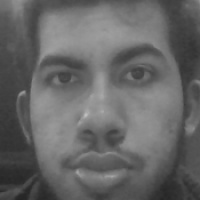
#> input picture data-set/Amr0.jpg, 200 x 200 px, given in place of the camera
$ jupyter execute detection_2.ipynb   (shell and % lines are left out)
#> lines starting #> are read from the running program, lines starting #| are printed output that depends on the picture; after the words box and inside, x2 and y2 are one past the last pixel; in counts of white or black regions, pixels touching at a corner belong together
#> further down, frame is the input picture: shape (200, 200, 3); min 36, max 192, mean 102.1
[cell 1]
import cv2
import numpy as np
import matplotlib.pyplot as plt
# from skimage import data
import matplotlib.pyplot as plt
import numpy as np

[cell 2]
detector = cv2.CascadeClassifier('lbpcascade_frontalface.xml')

[cell 3]
def detect_face(img):
    face_img=img.copy()
    face_rects = detector.detectMultiScale(face_img)
#> face_rects = [[16, 12, 169, 169]]
    cropped_imgs=[]
    for (x,y,w,h) in face_rects:
        image = cv2.rectangle(face_img,(x,y),(x+w,y+h),(255,255,255),10)
        cv2.putText(image, 'Press t to take photo', (x, y-10), cv2.FONT_HERSHEY_SIMPLEX, 0.9, (255,0,0), 2)
        cropped_imgs.append(img[y:y+h,x:x+w])
#> this loop made 1 pass
#> pass 1, in detect_face, `image = cv2.rectangle(face_img,(x,y),(x+w,y+h),(255,255,255),10)`:
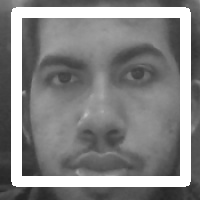
#> image: shape (200, 200, 3); min 36, max 255, mean 133.5
#> after the loop:
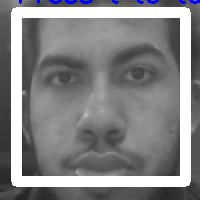
#> face_img: shape (200, 200, 3); 19.09% of pixels changed, all inside (x1, y1, x2, y2) = (11, 0, 200, 187)
#> after the loop, cropped_imgs = 1 item
    return face_img , cropped_imgs

[cell 4]
# Put your name and enter t to take picture
vid = cv2.VideoCapture(0)
count = 0
name = "Name"
while(True):


    ret, frame = vid.read(0)

    frame , imgs =detect_face(frame)
#> imgs = 1 item
    cv2.imshow('frame', frame)
    # [4 lines of commented-out code are left out]
    if (len(imgs) > 0):
        resized_img = cv2.resize(imgs[0], (200, 200), interpolation = cv2.INTER_AREA)
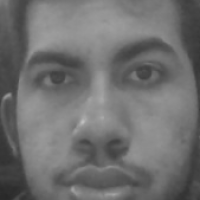
#> resized_img: shape (200, 200, 3); min 40, max 191, mean 111.8
        last =cv2.cvtColor(resized_img,cv2.COLOR_BGR2GRAY)
        if cv2.waitKey(1) & 0xFF == ord('t'):
#> (key q is pressed here)
            cv2.imwrite('data-set/'+name+str(count)+'.jpg',last)
            count = count + 1
        # press q to exit
    if cv2.waitKey(1) & 0xFF == ord('q'):
#> (key q is pressed here)
        break

# After the loop release the cap object
vid.release()
# Destroy all the windows
cv2.destroyAllWindows()

$ run again, on data-set/Amr10.jpg
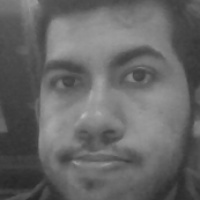
#> input picture data-set/Amr10.jpg, 200 x 200 px, given in place of the camera
#> frame is the input picture: shape (200, 200, 3); min 39, max 186, mean 102.4
#> face_rects = [[15, 13, 166, 166]]
#> the loop in detect_face, `for (x,y,w,h) in face_rects:` made 1 pass
#> after the loop in detect_face, `for (x,y,w,h) in face_rects:`:
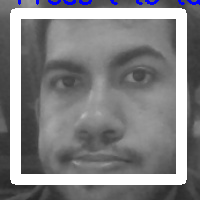
#> face_img: shape (200, 200, 3); 18.9% of pixels changed, all inside (x1, y1, x2, y2) = (10, 0, 200, 185)
#> after the loop in detect_face, `for (x,y,w,h) in face_rects:`: cropped_imgs = 1 item
#> `resized_img = cv2.resize(imgs[0], (200, 200), interpolation = cv2.INTE..`:
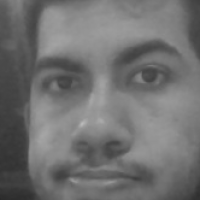
#> resized_img: shape (200, 200, 3); min 41, max 186, mean 112.8
